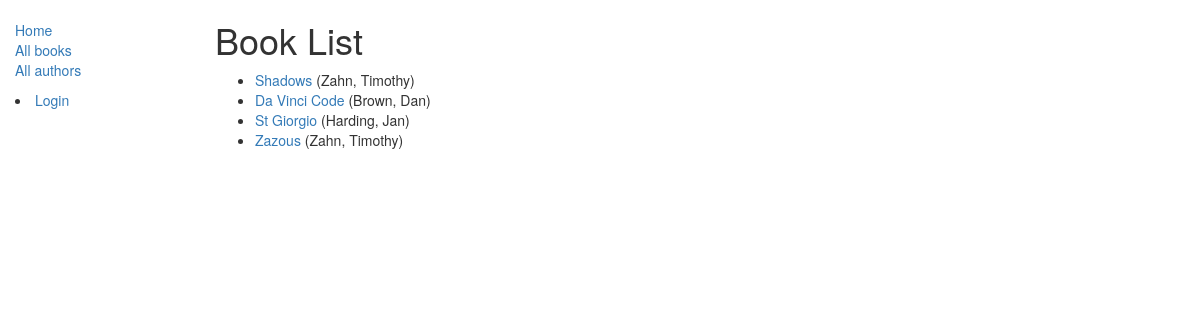
/catalog/books/, run on the app's committed database.
### catalog/models.py (models this page shows, shortened)
class Book(models.Model):
    title = models.CharField(max_length=200)
    author = models.ForeignKey('Author', on_delete=models.SET_NULL, null=True)
    summary = models.TextField(max_length=1000, help_text="Enter a brief description of the book")
    isbn = models.CharField('ISBN', max_length=13,
                            help_text='13 Character <a href="https://www.isbn-international.org/content/what-isbn">ISBN number</a>')
    genre = models.ManyToManyField(Genre, help_text="Select a genre for this book")
    def get_absolute_url(self):
        return reverse('book-detail', args=[str(self.id)])

class Author(models.Model):
    first_name = models.CharField(max_length=100)
    last_name = models.CharField(max_length=100)
    date_of_birth = models.DateField(null=True, blank=True)
    date_of_death = models.DateField('died', null=True, blank=True)
    def __str__(self):
        return '%s, %s' % (self.last_name, self.first_name)
    class Meta:
        ordering = ['last_name']

### catalog/views.py (the view)
class BookListView(generic.ListView):
    model = Book
    """
    Default template name and expected location: /application_name/templates/application_name/the_model_name_list.html
    Within the template you can access the list of books with the template variable named object_list OR book_list
    (i.e. generically "the_model_name_list").

    class BookListView(generic.ListView):
        model = Book
        context_object_name = 'my_book_list'   # your own name for the list as a template variable
        queryset = Book.objects.filter(title__icontains='war')[:5] # Get 5 books containing the title war
        template_name = 'books/my_arbitrary_template_name_list.html'  # Specify your own template name/location

     Override the get_queryset() method to change the list of records returned. This is more flexible than just setting
     the queryset attribute as in the preceding code fragment

    class BookListView(generic.ListView):
    model = Book
        def get_queryset(self):
            return Book.objects.filter(title__icontains='war')[:5] # Get 5 books containing the title war

     Override get_context_data() in order to pass additional context variables to the template. The code below shows how
     to add a variable named "some_data" to the context (it would then be available as a template variable).

    class BookListView(generic.ListView):
    model = Book
        def get_context_data(self, **kwargs):
            # Call the base implementation first to get a context
            context = super(BookListView, self).get_context_data(**kwargs)
            # Get the blog from id and add it to the context
            context['some_data'] = 'This is just some data'
            return context
   """

### catalog/templates/catalog/book_list.html
{% extends "base_generic.html" %}
{% block content %}
    <h1>Book List</h1>
    {% if book_list %}
    <ul>
      {% for book in book_list %}
      <li>
        <a href="{{ book.get_absolute_url }}">{{ book.title }}</a> ({{book.author}})
      </li>
      {% endfor %}
    </ul>
    {% else %}
      <p>There are no books in the library.</p>
    {% endif %}
{% endblock %}

### data on the page
Book: title "Shadows", author "Zahn, Timothy"
Book: title "Da Vinci Code", author "Brown, Dan"
Book: title "St Giorgio", author "Harding, Jan"
Book: title "Zazous", author "Zahn, Timothy"
